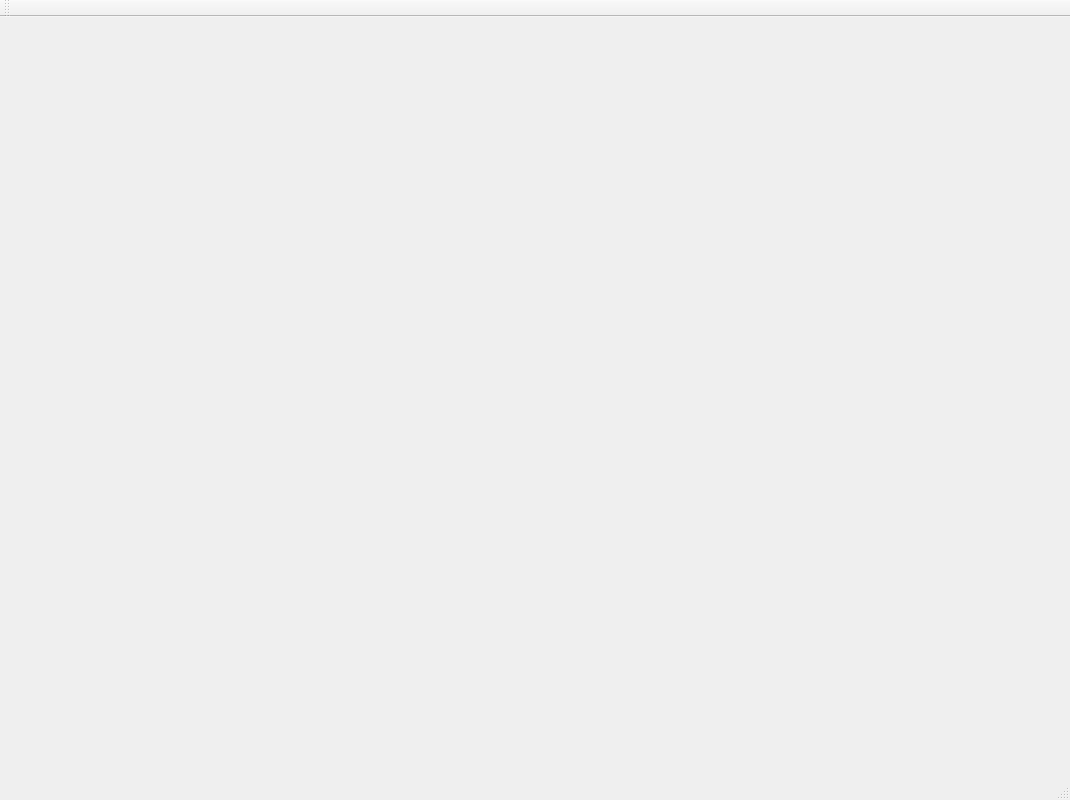
<?xml version="1.0" encoding="UTF-8"?>
<ui version="4.0">
 <class>MainWindow</class>
 <widget class="QMainWindow" name="MainWindow">
  <property name="geometry">
   <rect>
    <x>0</x>
    <y>0</y>
    <width>1070</width>
    <height>800</height>
   </rect>
  </property>
  <property name="sizePolicy">
   <sizepolicy hsizetype="Fixed" vsizetype="Fixed">
    <horstretch>0</horstretch>
    <verstretch>0</verstretch>
   </sizepolicy>
  </property>
  <property name="windowTitle">
   <string>MainWindow</string>
  </property>
  <widget class="QWidget" name="centralWidget">
   <property name="sizePolicy">
    <sizepolicy hsizetype="Fixed" vsizetype="Fixed">
     <horstretch>0</horstretch>
     <verstretch>0</verstretch>
    </sizepolicy>
   </property>
   <widget class="QStackedWidget" name="stackedWidget">
    <property name="geometry">
     <rect>
      <x>0</x>
      <y>0</y>
      <width>0</width>
      <height>0</height>
     </rect>
    </property>
    <property name="sizePolicy">
     <sizepolicy hsizetype="Fixed" vsizetype="Fixed">
      <horstretch>0</horstretch>
      <verstretch>0</verstretch>
     </sizepolicy>
    </property>
    <widget class="QWidget" name="home_page"/>
    <widget class="QWidget" name="page_2"/>
   </widget>
   <widget class="QLabel" name="background_img">
    <property name="geometry">
     <rect>
      <x>10</x>
      <y>-30</y>
      <width>1051</width>
      <height>771</height>
     </rect>
    </property>
    <property name="text">
     <string/>
    </property>
    <property name="pixmap">
     <pixmap resource="resources.qrc">:/img/images/NFLLogo.png</pixmap>
    </property>
    <property name="scaledContents">
     <bool>false</bool>
    </property>
    <property name="alignment">
     <set>Qt::AlignHCenter|Qt::AlignTop</set>
    </property>
   </widget>
  </widget>
  <widget class="QMenuBar" name="menuBar">
   <property name="geometry">
    <rect>
     <x>0</x>
     <y>0</y>
     <width>1070</width>
     <height>22</height>
    </rect>
   </property>
  </widget>
  <widget class="QToolBar" name="mainToolBar">
   <attribute name="toolBarArea">
    <enum>TopToolBarArea</enum>
   </attribute>
   <attribute name="toolBarBreak">
    <bool>false</bool>
   </attribute>
  </widget>
  <widget class="QStatusBar" name="statusBar"/>
 </widget>
 <layoutdefault spacing="6" margin="11"/>
 <resources>
  <include location="resources.qrc"/>
 </resources>
 <connections/>
</ui>
